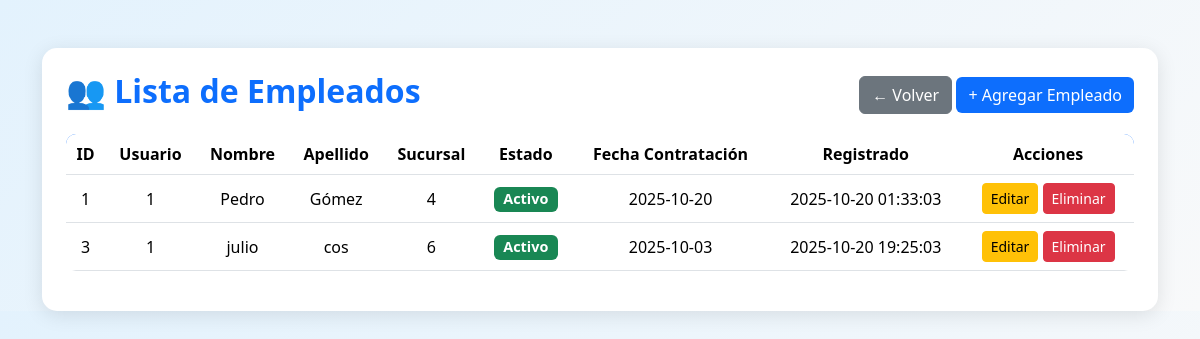
Screenshot of /index.php?action=listarEmpleados (signed in) with the database file from the repository.
### tables this page shows
CREATE TABLE `empleado` (
  `empleado_id` int(11) NOT NULL,
  `usuario_id` int(11) NOT NULL,
  `nombre_empleado` varchar(100) NOT NULL,
  `apellido_empleado` varchar(100) NOT NULL,
  `sucursal_id` int(11) NOT NULL,
  `activo` tinyint(1) DEFAULT 1,
  `fecha_contratacion` date DEFAULT NULL,
  `created_at` datetime DEFAULT current_timestamp()
);

### controllers/EmpleadoController.php (called while the page is built, shortened)
<?php
require_once __DIR__ . "/../models/Empleado.php";
class EmpleadoController {
    private $empleado;
    public function __construct($db) {
        $this->empleado = new Empleado($db);
    }
    public function listarEmpleados() {
        return $this->empleado->getAll();
    }
}
?>

### models/Empleado.php (called while the page is built, shortened)
<?php
class Empleado {
    private $conn;
    private $table_name = "empleado";
    public function __construct($db) {
        $this->conn = $db;
    }
    public function getAll() {
        $query = "SELECT empleado_id, usuario_id, nombre_empleado, apellido_empleado, sucursal_id, activo, fecha_contratacion, created_at
                  FROM " . $this->table_name;
        $stmt = $this->conn->prepare($query);
        $stmt->execute();
        return $stmt;
    }
}
?>

### views/empleados.php (the view, shortened to what this page needs)
<!DOCTYPE html>
<html lang="es">
<head>
    <link href="https://cdn.jsdelivr.net/npm/bootstrap@5.3.2/dist/css/bootstrap.min.css" rel="stylesheet">
</head>
<body>
<div class="container mt-5">
    <div class="card p-4">
        <div class="top-bar mb-3">
            <h2>👥 Lista de Empleados</h2>
            <div>
                <a href="index.php?action=dashboard" class="btn btn-secondary">← Volver</a>
                <a href="index.php?action=formularioEmpleado" class="btn btn-primary">+ Agregar Empleado</a>
            </div>
        </div>
        <div class="table-responsive">
            <table class="table table-hover text-center align-middle">
                <thead>
                    <tr>
                        <th>ID</th>
                        <th>Usuario</th>
                        <th>Nombre</th>
                        <th>Apellido</th>
                        <th>Sucursal</th>
                        <th>Estado</th>
                        <th>Fecha Contratación</th>
                        <th>Registrado</th>
                        <th>Acciones</th>
                    </tr>
                </thead>
                <tbody>
                <?php if (is_object($empleados) && method_exists($empleados, 'fetch')): ?>
                    <?php while ($row = $empleados->fetch(PDO::FETCH_ASSOC)): ?>
                        <tr>
                            <td><?= $row['empleado_id'] ?></td>
                            <td><?= $row['usuario_id'] ?></td>
                            <td><?= htmlspecialchars($row['nombre_empleado']) ?></td>
                            <td><?= htmlspecialchars($row['apellido_empleado']) ?></td>
                            <td><?= $row['sucursal_id'] ?></td>
                            <td>
                                <?= $row['activo']
                                    ? '<span class="badge bg-success">Activo</span>'
                                    : '<span class="badge bg-danger">Inactivo</span>' ?>
                            </td>
                            <td><?= $row['fecha_contratacion'] ?></td>
                            <td><?= $row['created_at'] ?></td>
                            <td>
                                <a href="index.php?action=editarEmpleado&empleado_id=<?= $row['empleado_id'] ?>" class="btn btn-warning btn-sm">Editar</a>
                                <a href="index.php?action=eliminarEmpleado&empleado_id=<?= $row['empleado_id'] ?>" class="btn btn-danger btn-sm" onclick="return confirm('¿Eliminar este empleado?')">Eliminar</a>
                            </td>
                        </tr>
                    <?php endwhile; ?>
                <?php else: ?>
                    <tr>
                        <td colspan="9" class="text-muted py-4">No hay empleados registrados.</td>
                    </tr>
                <?php endif; ?>
                </tbody>
            </table>
        </div>
    </div>
</div>
</body>
</html>

### views/empleados.php (style rules this page uses)
body { background: linear-gradient(135deg, #e3f2fd, #f8f9fa); font-family: 'Segoe UI', sans-serif; }
.card { border: none; border-radius: 15px; box-shadow: 0 4px 20px rgba(0,0,0,0.1); }
.table { border-radius: 10px; overflow: hidden; }
.table thead { background-color: #0d6efd; color: white; }
h2 { font-weight: 700; color: #0d6efd; }
.btn-primary { background-color: #0d6efd; border: none; }
.badge { font-size: 0.9em; }
.top-bar { display: flex; justify-content: space-between; align-items: center; }

### rows the page displays
empleado: empleado_id "1", usuario "1", nombre_empleado "Pedro", apellido_empleado "Gómez", sucursal "4", activo "Activo", fecha_contratacion "2025-10-20", created_at "2025-10-20 01:33:03"
empleado: empleado_id "3", usuario "1", nombre_empleado "julio", apellido_empleado "cos", sucursal "6", activo "Activo", fecha_contratacion "2025-10-03", created_at "2025-10-20 19:25:03"
